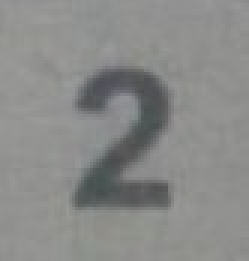
#> input picture digits/p2.jpg, 83 x 87 px (shown 3 times larger)
$ python recognize.py
#> lines starting #> are read from the running program, lines starting #| are printed output that depends on the picture; after the words box and inside, x2 and y2 are one past the last pixel; in counts of white or black regions, pixels touching at a corner belong together
#> further down, img is the input picture: shape (87, 83, 3); mean B, G, R 136.8, 138.4, 137.7
#| (87, 83, 3)
import cv2
import numpy as np

def get_digit(img):
    resized = cv2.resize(img, (50, 50), interpolation=cv2.INTER_AREA)
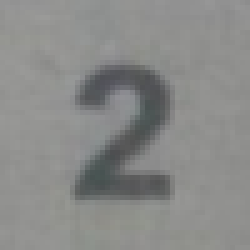
#> resized: shape (50, 50, 3) (shown 5 times larger); mean B, G, R 136.8, 138.4, 137.7
    regray = cv2.equalizeHist(cv2.cvtColor(resized, cv2.COLOR_BGR2GRAY))
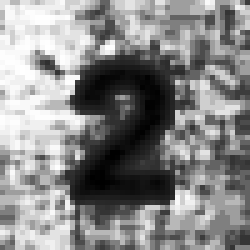
#> regray: shape (50, 50) (shown 5 times larger); min 0, max 255, mean 136.3
    regray = cv2.GaussianBlur(regray, (11, 11), 0)
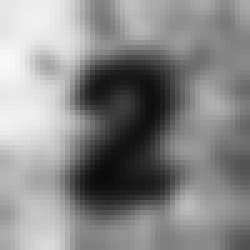
#> regray: shape (50, 50) (shown 5 times larger); min 10, max 248, mean 136.5
    mean = np.sum(regray)/(4*50*50)
#> mean = 34.12

    cv2.imshow("image", regray)
    cv2.waitKey(0)
    cv2.destroyAllWindows()
    ret, regray = cv2.threshold(regray, mean, 255, cv2.THRESH_BINARY_INV)
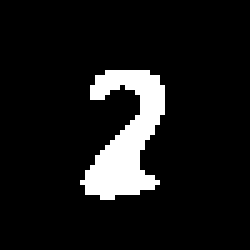
#> regray: shape (50, 50) (shown 5 times larger); 9.4% white; 1 white region, box (x1, y1, x2, y2) and area: (16, 14, 33, 40) 234
#> ret = 34
    # regray = cv2.Threshold(regray,255,cv2.ADAPTIVE_THRESH_MEAN_C,\
    #         cv2.THRESH_BINARY_INV,5,2)

    cv2.namedWindow('image', cv2.WINDOW_NORMAL)
    cv2.resizeWindow('image', 100, 100)
    cv2.imshow('image', regray)
    cv2.waitKey(0)
    cv2.destroyAllWindows()


    # pre process code here to shift and blur stuff out
    min_val = 10000000
    dig = -1


    for digit in range(1, 10):
        target = cv2.imread("base/d" + str(digit) +  ".png")
#> (the run stopped early here; a loop or call above may not have finished)
